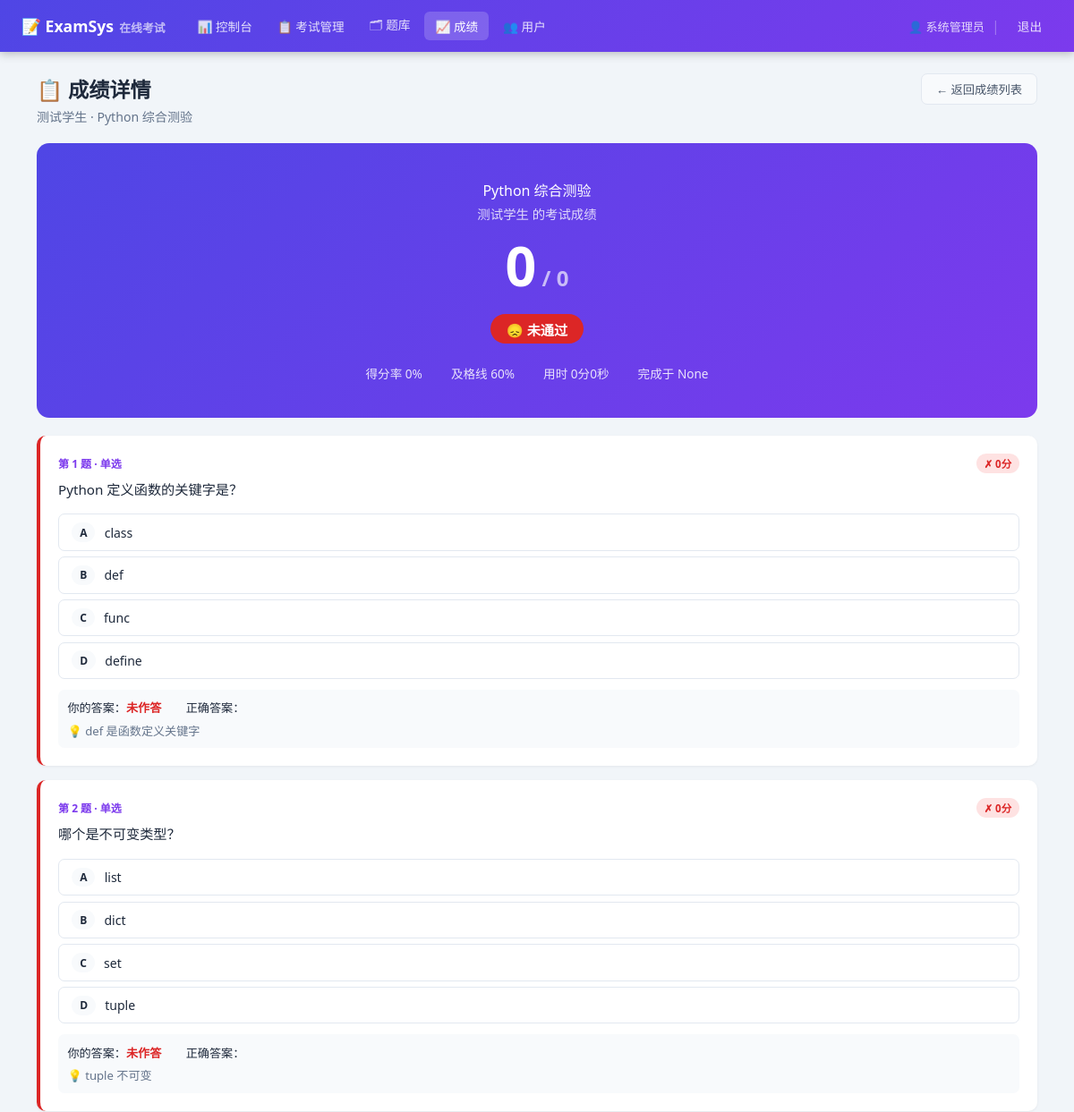
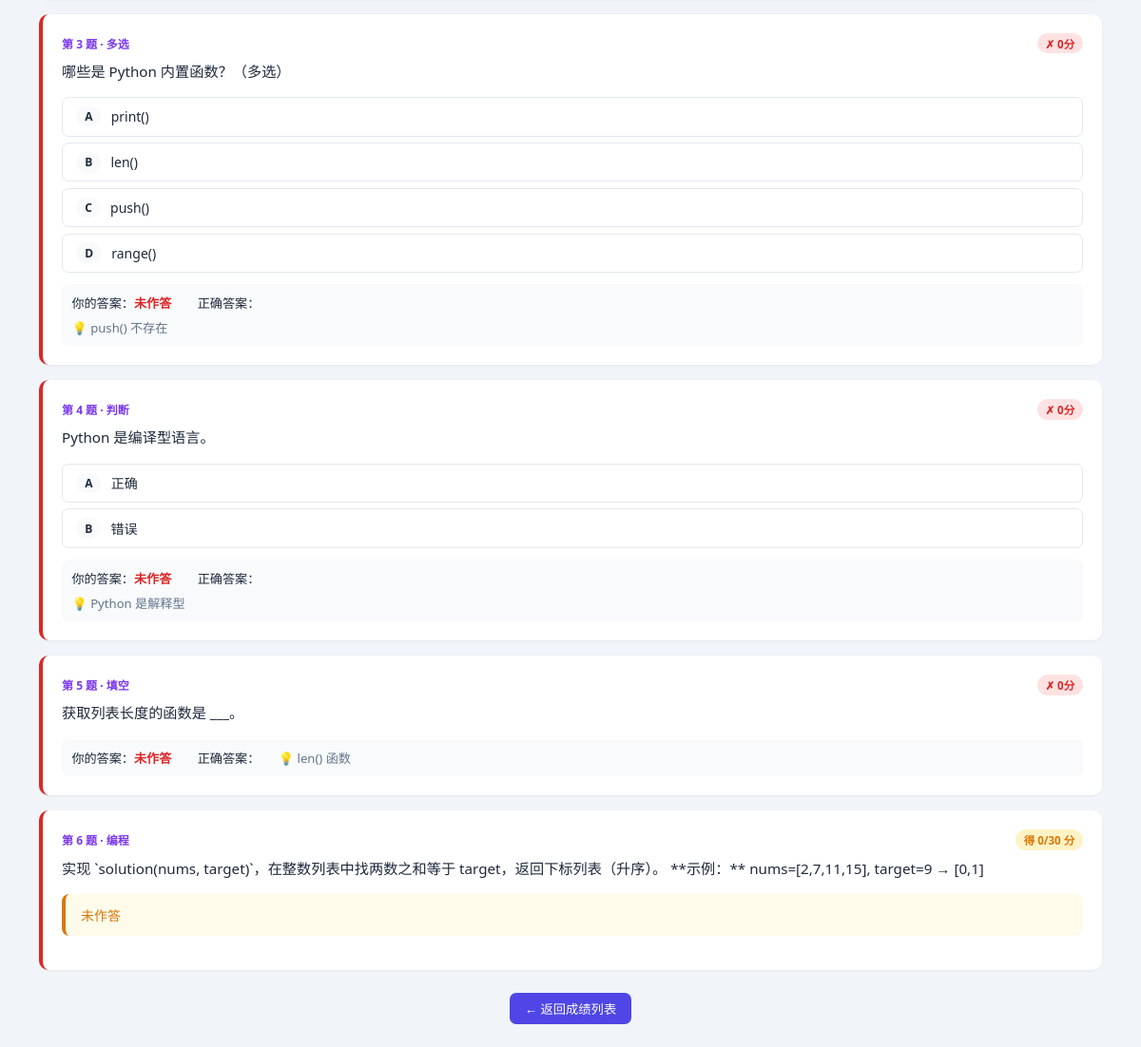
Page /admin/record/1/detail (signed in) on the committed database (2 pictures, top to bottom).
### tables this page shows
CREATE TABLE users (
        id         INTEGER PRIMARY KEY AUTOINCREMENT,
        username   TEXT UNIQUE NOT NULL,
        password   TEXT NOT NULL,
        role       TEXT NOT NULL DEFAULT 'student',
        name       TEXT,
        created_at TEXT DEFAULT (datetime('now','localtime'))
    );

CREATE TABLE exams (
        id          INTEGER PRIMARY KEY AUTOINCREMENT,
        title       TEXT NOT NULL,
        description TEXT,
        duration    INTEGER DEFAULT 60,
        pass_score  INTEGER DEFAULT 60,
        shuffle     INTEGER DEFAULT 1,
        status      TEXT DEFAULT 'draft',
        created_by  INTEGER,
        created_at  TEXT DEFAULT (datetime('now','localtime')),
        FOREIGN KEY(created_by) REFERENCES users(id)
    );

CREATE TABLE exam_records (
        id          INTEGER PRIMARY KEY AUTOINCREMENT,
        exam_id     INTEGER NOT NULL,
        user_id     INTEGER NOT NULL,
        answers     TEXT,
        score       INTEGER DEFAULT 0,
        total       INTEGER DEFAULT 0,
        passed      INTEGER DEFAULT 0,
        started_at  TEXT DEFAULT (datetime('now','localtime')),
        finished_at TEXT,
        time_used   INTEGER DEFAULT 0,
        FOREIGN KEY(exam_id) REFERENCES exams(id),
        FOREIGN KEY(user_id) REFERENCES users(id)
    );

CREATE TABLE questions (
        id             INTEGER PRIMARY KEY AUTOINCREMENT,
        exam_id        INTEGER NOT NULL,
        qtype          TEXT NOT NULL,
        content        TEXT NOT NULL,
        options        TEXT,
        answer         TEXT NOT NULL DEFAULT '',
        explanation    TEXT,
        score          INTEGER DEFAULT 10,
        sort_order     INTEGER DEFAULT 0,
        func_name      TEXT,
        func_signature TEXT,
        test_cases     TEXT,
        num_random     INTEGER DEFAULT 5,
        time_limit     INTEGER DEFAULT 5, keywords TEXT,
        FOREIGN KEY(exam_id) REFERENCES exams(id)
    );

### app.py (the view)
@app.route('/admin/record/<int:rid>/detail')
@admin_required
def admin_record_detail(rid):
    db  = get_db()
    rec = db.execute("SELECT er.*,u.name uname,e.title etitle,e.pass_score "
                     "FROM exam_records er JOIN users u ON er.user_id=u.id "
                     "JOIN exams e ON er.exam_id=e.id WHERE er.id=?",(rid,)).fetchone()
    if not rec: flash('记录不存在','warning'); return redirect(url_for('admin_records'))
    qs = [dict(q) for q in db.execute(
        "SELECT * FROM questions WHERE exam_id=? ORDER BY sort_order",(rec['exam_id'],)).fetchall()]
    for q in qs:
        if q['options']: q['options']=json.loads(q['options'])
    return render_template('admin_record_detail.html', rec=rec, questions=qs,
                           answers=json.loads(rec['answers'] or '{}'))

### app.py (called while the page is built)
def get_db():
    if 'db' not in g:
        g.db = sqlite3.connect(DB_PATH)
        g.db.row_factory = sqlite3.Row
        g.db.execute("PRAGMA journal_mode=WAL")
    return g.db

def login_required(f):
    @wraps(f)
    def d(*a,**kw):
        if 'user_id' not in session:
            flash('请先登录','warning'); return redirect(url_for('login'))
        return f(*a,**kw)
    return d

def admin_required(f):
    @wraps(f)
    def d(*a,**kw):
        if session.get('role') != 'admin':
            flash('权限不足','danger'); return redirect(url_for('index'))
        return f(*a,**kw)
    return login_required(d)

### templates/admin_record_detail.html (shortened to what this page needs)
{% extends 'base.html' %}
{% block content %}
{% set pct = (rec.score/rec.total*100)|int if rec.total else 0 %}
<div class="ph">
  <div><h1>📋 成绩详情</h1><p>{{ rec.uname }} · {{ rec.etitle }}</p></div>
  <a href="{{ url_for('admin_records') }}" class="btn bsec">← 返回成绩列表</a>
</div>
<div class="res-hero">
  <div>{{ rec.etitle }}</div>
  <div style="font-size:.9rem;margin-top:.25rem;opacity:.8">{{ rec.uname }} 的考试成绩</div>
  <div class="res-score">{{ rec.score }}<span style="font-size:1.5rem;opacity:.65"> / {{ rec.total }}</span></div>
  <div class="res-badge {% if rec.passed %}rb-pass{% else %}rb-fail{% endif %}">
    {% if rec.passed %}🎉 通过{% else %}😞 未通过{% endif %}
  </div>
  <div style="margin-top:1rem;display:flex;justify-content:center;gap:2rem;font-size:.85rem;opacity:.85;flex-wrap:wrap">
    <span>得分率 {{ pct }}%</span>
    <span>及格线 {{ rec.pass_score }}%</span>
    <span>用时 {{ rec.time_used//60 }}分{{ rec.time_used%60 }}秒</span>
    <span>完成于 {{ rec.finished_at }}</span>
  </div>
</div>
{% for q in questions %}
{% set ans = answers.get(q.id|string, {}) %}
{% set is_ok = ans.get('ok', False) %}
<div class="qcard {% if is_ok %}ok{% else %}err{% endif %}">
  <div class="qnum">
    <span>第 {{ loop.index }} 题 · {% if q.qtype=='single' %}单选{% elif q.qtype=='multi' %}多选{% elif q.qtype=='truefalse' %}判断{% elif q.qtype=='fillblank' %}填空{% else %}编程{% endif %}</span>
    {% if q.qtype=='coding' %}
      <span>
        {% set sb=ans.get('sandbox') %}
        <span class="badge bv-w">得 {{ ans.get('earned',0) }}/{{ q.score }} 分</span>
      </span>
    {% else %}
      {% if is_ok %}<span class="badge bv-g">✓ +{{ q.score }}分</span>{% else %}<span class="badge bv-r">✗ 0分</span>{% endif %}
    {% endif %}
  </div>
  <div class="qcontent">{{ q.content }}</div>
  {% if q.qtype == 'coding' %}
    {% set bd = ans.get('breakdown', {}) %}
    {% if ans.get('user') %}
    <details style="margin-bottom:.75rem">
      <summary style="cursor:pointer;font-size:.83rem;color:var(--muted)">查看学生代码</summary>
      <div class="code-wrap" style="margin-top:.5rem">
        <div class="code-toolbar"><span>Python</span></div>
        <pre style="background:#0f172a;color:#e2e8f0;padding:.85rem 1rem;font-size:.82rem;overflow-x:auto;line-height:1.6;margin:0;max-height:300px">{{ ans.get('user','') }}</pre>
      </div>
    </details>
    {% else %}
    <div class="alert al-w">未作答</div>
    {% endif %}
  {% elif q.options %}
    <div class="opts" style="pointer-events:none">
      {% for opt in q.options %}
      {% set L = ['A','B','C','D'][loop.index0] %}
      {% set ua = ans.get('user','') %}
      {% set ca = ans.get('correct','') %}
      <div class="opt-lb" style="{% if L in ca %}background:#f0fdf4;border-color:var(--ok);{% elif L in ua and L not in ca %}background:#fef2f2;border-color:var(--err);{% endif %}">
        <span class="pill">{{ L }}</span>{{ opt }}
      </div>
      {% endfor %}
    </div>
    <div style="margin-top:.75rem;padding:.65rem;background:var(--light);border-radius:7px;font-size:.82rem">
      <span>你的答案：<strong style="color:{% if is_ok %}var(--ok){% else %}var(--err){% endif %}">{{ ans.get('user','未作答') or '未作答' }}</strong></span>
      <span style="margin-left:1.5rem">正确答案：<strong style="color:var(--ok)">{{ ans.get('correct','') }}</strong></span>
      {% if q.explanation %}<div style="margin-top:.4rem;color:var(--muted)">💡 {{ q.explanation }}</div>{% endif %}
    </div>
  {% else %}
    <div style="padding:.65rem;background:var(--light);border-radius:7px;font-size:.82rem">
      你的答案：<strong style="color:{% if is_ok %}var(--ok){% else %}var(--err){% endif %}">{{ ans.get('user','未作答') or '未作答' }}</strong>
      <span style="margin-left:1.5rem">正确答案：<strong style="color:var(--ok)">{{ ans.get('correct','') }}</strong></span>
      {% if q.explanation %}<span style="margin-left:1rem;color:var(--muted)">💡 {{ q.explanation }}</span>{% endif %}
    </div>
  {% endif %}
</div>
{% endfor %}
<div class="tc mt3"><a href="{{ url_for('admin_records') }}" class="btn bp">← 返回成绩列表</a></div>
{% endblock %}

### templates/base.html (style rules this page uses)
* { box-sizing:border-box;margin:0;padding:0 }
:root { --pri:#4f46e5;--pri2:#7c3aed;--ok:#16a34a;--err:#dc2626;--warn:#d97706;--info:#2563eb; --bg:#f1f5f9;--card:#fff;--border:#e2e8f0;--text:#1e293b;--muted:#64748b;--light:#f8fafc }
body { font-family:'Segoe UI',system-ui,sans-serif;background:var(--bg);color:var(--text);min-height:100vh }
a { color:var(--pri);text-decoration:none }
.ph { display:flex;align-items:flex-start;justify-content:space-between;gap:1rem; margin-bottom:1.25rem;flex-wrap:wrap }
.ph h1 { font-size:1.45rem;color:var(--text);display:flex;align-items:center;gap:.45rem }
.ph p { color:var(--muted);font-size:.88rem;margin-top:.25rem }
.btn { display:inline-flex;align-items:center;gap:.3rem;padding:.45rem 1rem;border-radius:7px; font-size:.83rem;font-weight:500;cursor:pointer;border:none;transition:all .18s; white-space:nowrap;text-decoration:none!important }
.bp { background:var(--pri);color:#fff }
.bsec { background:var(--light);color:#475569;border:1px solid var(--border) }
.badge { display:inline-flex;align-items:center;padding:.18rem .55rem;border-radius:20px; font-size:.72rem;font-weight:600;white-space:nowrap }
.bv-r { background:#fee2e2;color:var(--err) }
.bv-w { background:#fef3c7;color:var(--warn) }
.alert { padding:.75rem 1rem;border-radius:8px;margin-bottom:1rem;font-size:.875rem; display:flex;align-items:flex-start;gap:.5rem }
.al-w { background:#fffbeb;color:var(--warn);border-left:4px solid var(--warn) }
.qcard { background:var(--card);border-radius:10px;padding:1.25rem;margin-bottom:1rem; border-left:4px solid var(--pri);box-shadow:0 1px 3px rgba(0,0,0,.06) }
.qcard.err { border-left-color:var(--err) }
.qnum { font-size:.75rem;color:var(--pri2);font-weight:700;text-transform:uppercase;margin-bottom:.4rem; display:flex;justify-content:space-between;align-items:center }
.qcontent { font-size:.95rem;font-weight:500;line-height:1.65;margin-bottom:.9rem }
.opts { display:flex;flex-direction:column;gap:.4rem }
.opt-lb { display:flex;align-items:center;gap:.65rem;padding:.55rem .9rem; border:1.5px solid var(--border);border-radius:7px;cursor:pointer; transition:all .18s;font-size:.875rem }
.pill { background:var(--light);border-radius:999px;padding:.15rem .55rem; font-size:.75rem;font-weight:600;flex-shrink:0 }
.res-hero { text-align:center;padding:2.5rem;background:linear-gradient(135deg,var(--pri),var(--pri2)); color:#fff;border-radius:14px;margin-bottom:1.25rem }
.res-score { font-size:3.8rem;font-weight:800;margin:.4rem 0 }
.res-badge { display:inline-block;padding:.35rem 1.1rem;border-radius:20px;font-size:.95rem;font-weight:600;margin:.4rem 0 }
.rb-fail { background:var(--err) }
.mt3 { margin-top:1.5rem }
.tc { text-align:center }

### rows in the picture
users: uname "测试学生"
exams: etitle "Python 综合测验", pass_score "60"
exam_records: score "0", total "0", time_used "0", rec.time_used%60 "0"
questions: qtype "单选", content "Python 定义函数的关键字是？", options "A" "B" "C" "D", options "class" "def" "func" "define", ans "未作答", explanation "def 是函数定义关键字"
questions: qtype "单选", content "哪个是不可变类型？", options "A" "B" "C" "D", options "list" "dict" "set" "tuple", ans "未作答", explanation "tuple 不可变"
questions: qtype "多选", content "哪些是 Python 内置函数？（多选）", options "A" "B" "C" "D", options "print()" "len()" "push()" "range()", ans "未作答", explanation "push() 不存在"
questions: qtype "判断", content "Python 是编译型语言。", options "A" "B", options "正确" "错误", ans "未作答", explanation "Python 是解释型"
questions: qtype "填空", content "获取列表长度的函数是 ___。", ans "未作答", explanation "len() 函数"
questions: qtype "编程", get "0", score "30", content "实现 `solution(nums, target)`，在整数列表中找两数之和等于 target，返回下标列表（升序）。 **示例：** nums=[2,7,11,15], target=9 → [0,1]"

### other values in the picture
{{ session.name }} "系统管理员"
{{ pct }} "0"
{{ rec.finished_at }} "None"
